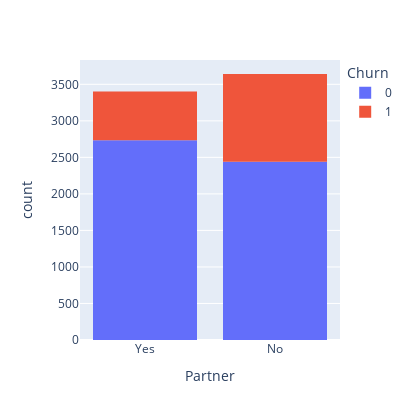

Notebook cell for this chart:
### Code cell
fig = px.histogram(data_frame=data, x="Partner", color="Churn", width=420, height=420)
fig.show()

### Figure 1 — Plotly figure (JSON) as saved in the notebook; plotly's stock layout.template omitted (floating-point values rounded to 4 significant figures; data arrays with more than 128 entries replaced by an {"elided": "..."} marker saying what was removed)
{"data": [{"alignmentgroup": "True", "bingroup": "x", "hovertemplate": "Churn=0<br>Partner=%{x}<br>count=%{y}<extra></extra>", "legendgroup": "0", "marker": {"color": "#636efa", "pattern": {"shape": ""}}, "name": "0", "offsetgroup": "0", "orientation": "v", "showlegend": true, "type": "histogram", "x": {"elided": "5174 str values"}, "xaxis": "x", "yaxis": "y"}, {"alignmentgroup": "True", "bingroup": "x", "hovertemplate": "Churn=1<br>Partner=%{x}<br>count=%{y}<extra></extra>", "legendgroup": "1", "marker": {"color": "#EF553B", "pattern": {"shape": ""}}, "name": "1", "offsetgroup": "1", "orientation": "v", "showlegend": true, "type": "histogram", "x": {"elided": "1869 str values"}, "xaxis": "x", "yaxis": "y"}], "layout": {"barmode": "relative", "height": 420, "legend": {"title": {"text": "Churn"}, "tracegroupgap": 0}, "margin": {"t": 60}, "width": 420, "xaxis": {"anchor": "y", "domain": [0, 1], "title": {"text": "Partner"}}, "yaxis": {"anchor": "x", "domain": [0, 1], "title": {"text": "count"}}}}
